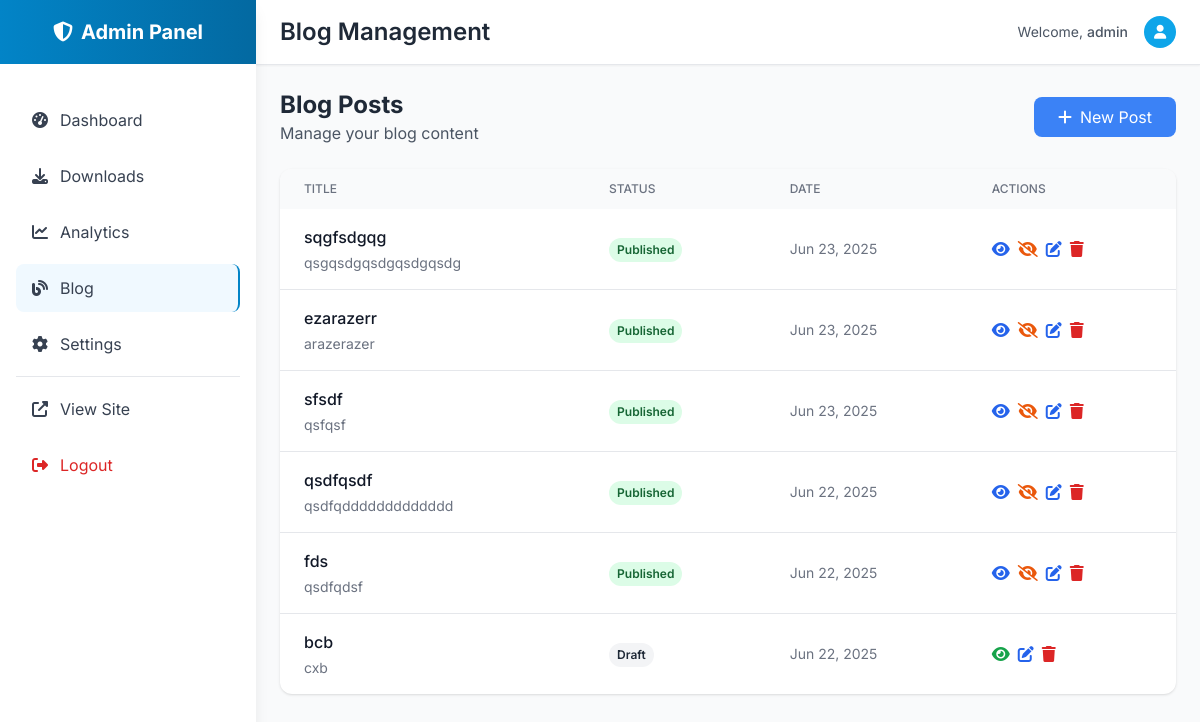
The page /admin/blog (signed in) on the database its author committed.
### utils.py (models this page shows)
class Blog(db.Model):
    __tablename__ = 'blogs'
    id = Column(Integer, primary_key=True)
    title = Column(String(200), nullable=False)
    slug = Column(String(200), nullable=False, unique=True)
    content = Column(db.Text, nullable=False)  # Processed HTML
    raw_content = Column(db.Text, nullable=False)  # Original markdown
    excerpt = Column(String(300))
    published = Column(db.Boolean, default=False)
    created_at = Column(DateTime, default=datetime.utcnow)
    updated_at = Column(DateTime, default=datetime.utcnow, onupdate=datetime.utcnow)

### admin.py (the view)
@app.route('/admin/blog')
@admin_required
def admin_blog():
    blogs = Blog.query.order_by(desc(Blog.created_at)).all()
    return render_template('admin/blog.html', blogs=blogs)

### admin.py (called while the page is built)
def admin_required(f):
    @wraps(f)
    def decorated_function(*args, **kwargs):
        if not session.get('admin_logged_in'):
            return redirect(url_for('admin_login'))
        return f(*args, **kwargs)
    return decorated_function

### templates/admin/blog.html (shortened to what this page needs)
{% extends "admin/base.html" %}
{% block page_title %}Blog Management{% endblock %}
{% block content %}
<div class="flex items-center justify-between mb-6">
    <div>
        <h2 class="text-2xl font-bold text-gray-800">Blog Posts</h2>
        <p class="text-gray-600">Manage your blog content</p>
    </div>
    <a href="{{ url_for('admin_blog_new') }}"
       class="bg-blue-500 text-white px-6 py-2 rounded-lg hover:bg-blue-600 transition-colors">
        <i class="fas fa-plus mr-2"></i>New Post
    </a>
</div>
<div class="bg-white rounded-xl shadow overflow-hidden">
    {% if blogs %}
        <div class="overflow-x-auto">
            <table class="w-full">
                <thead class="bg-gray-50">
                    <tr>
                        <th class="px-6 py-3 text-left text-xs font-medium text-gray-500 uppercase">Title</th>
                        <th class="px-6 py-3 text-left text-xs font-medium text-gray-500 uppercase">Status</th>
                        <th class="px-6 py-3 text-left text-xs font-medium text-gray-500 uppercase">Date</th>
                        <th class="px-6 py-3 text-left text-xs font-medium text-gray-500 uppercase">Actions</th>
                    </tr>
                </thead>
                <tbody class="divide-y divide-gray-200">
                    {% for blog in blogs %}
                    <tr class="hover:bg-gray-50">
                        <td class="px-6 py-4">
                            <div>
                                <h3 class="font-medium text-gray-900">{{ blog.title }}</h3>
                                {% if blog.excerpt %}
                                <p class="text-sm text-gray-500 mt-1">{{ blog.excerpt[:100] }}{% if blog.excerpt|length > 100 %}...{% endif %}</p>
                                {% endif %}
                            </div>
                        </td>
                        <td class="px-6 py-4">
                            <span class="inline-flex px-2 py-1 text-xs font-semibold rounded-full
                                {% if blog.published %}bg-green-100 text-green-800{% else %}bg-gray-100 text-gray-800{% endif %}">
                                {% if blog.published %}Published{% else %}Draft{% endif %}
                            </span>
                        </td>
                        <td class="px-6 py-4 text-sm text-gray-500">
                            {{ blog.created_at.strftime('%b %d, %Y') }}
                        </td>
                        <td class="px-6 py-4">
                            <div class="flex items-center space-x-2">
                                {% if blog.published %}
                                <a href="{{ url_for('blog_detail', slug=blog.slug) }}" target="_blank"
                                   class="text-blue-600 hover:text-blue-800" title="View">
                                    <i class="fas fa-eye"></i>
                                </a>
                                {% endif %}
                                <button onclick="togglePublish({{ blog.id }}, {{ blog.published|lower }})"
                                        class="{% if blog.published %}text-orange-600 hover:text-orange-800{% else %}text-green-600 hover:text-green-800{% endif %}"
                                        title="{% if blog.published %}Unpublish{% else %}Publish{% endif %}">
                                    <i class="fas {% if blog.published %}fa-eye-slash{% else %}fa-eye{% endif %}"></i>
                                </button>
                                <a href="{{ url_for('admin_blog_edit', blog_id=blog.id) }}"
                                   class="text-blue-600 hover:text-blue-800" title="Edit">
                                    <i class="fas fa-edit"></i>
                                </a>
                                <button onclick="deleteBlog({{ blog.id }})"
                                        class="text-red-600 hover:text-red-800" title="Delete">
                                    <i class="fas fa-trash"></i>
                                </button>
                            </div>
                        </td>
                    </tr>
                    {% endfor %}
                </tbody>
            </table>
        </div>
    {% endif %}
</div>
{% endblock %}

### rows shown on the page
Blog: title "sqgfsdgqg", excerpt "qsgqsdgqsdgqsdgqsdg", published "Published", created_at "Jun 23, 2025"
Blog: title "ezarazerr", excerpt "arazerazer", published "Published", created_at "Jun 23, 2025"
Blog: title "sfsdf", excerpt "qsfqsf", published "Published", created_at "Jun 23, 2025"
Blog: title "qsdfqsdf", excerpt "qsdfqddddddddddddd", published "Published", created_at "Jun 22, 2025"
Blog: title "fds", excerpt "qsdfqdsf", published "Published", created_at "Jun 22, 2025"
Blog: title "bcb", excerpt "cxb", published "Draft", created_at "Jun 22, 2025"

### other values the page prints
{{ session.admin_username }} "admin"
